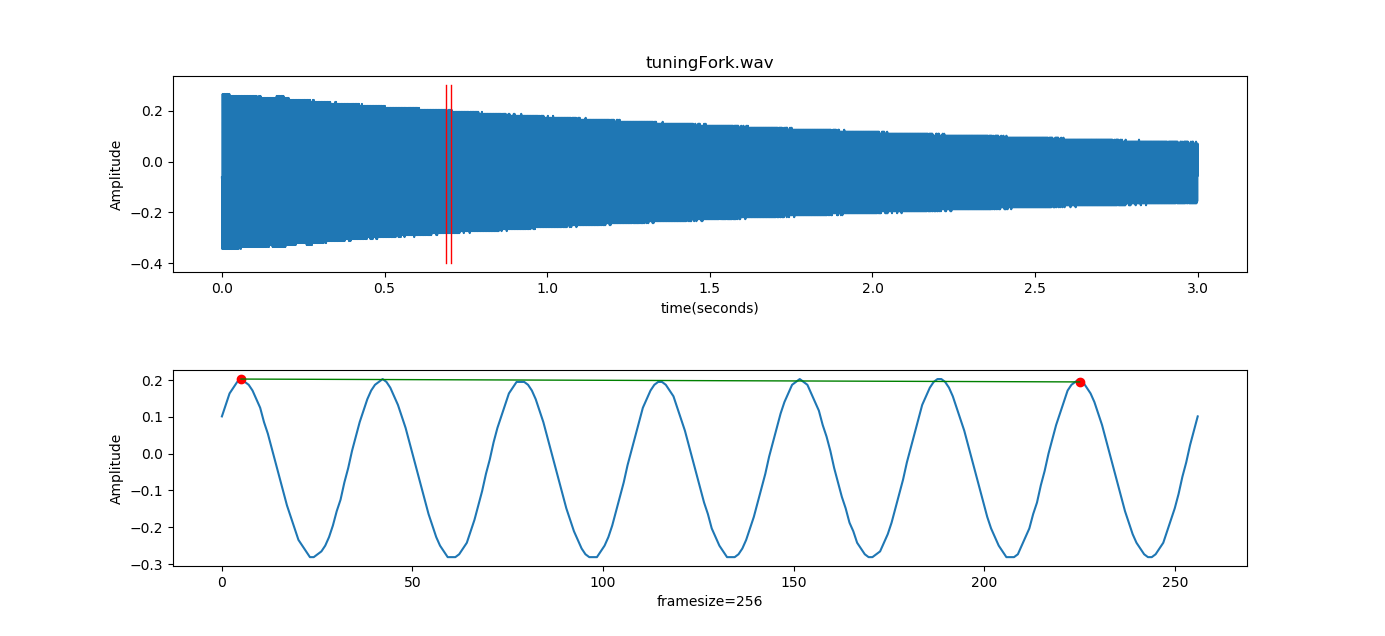

This chart was generated by the following Python code:
import scipy.io.wavfile as wav
import matplotlib.pyplot as plt
import numpy as np
# B10417022 李政瑩
rate, signal = wav.read('./tuningFork.wav')
sigSize = np.size(signal)
time = np.linspace(0, sigSize, sigSize) / rate
normal = [(p-2**7)/2**7 for p in signal]
sample = normal[11000:11256]
plt.subplot(2, 1, 1)
plt.subplots_adjust(hspace=0.5)
plt.plot(time, normal)
plt.plot([11000/rate, 11000/rate], [0.3, -0.4], 'r', lw=1)
plt.plot([11256/rate, 11256/rate], [0.3, -0.4], 'r', lw=1)
plt.title("tuningFork.wav")
plt.xlabel("time(seconds)")
plt.ylabel("Amplitude")
plt.subplot(2, 1, 2)
plt.plot(np.linspace(0, 256, 256), sample)
plt.plot(5,sample[5], 'r', marker='o')
plt.plot(225,sample[225], 'r', marker='o')
plt.plot([5, 225], [sample[5], sample[225]], 'g', lw=1)
plt.xlabel("framesize=256")
plt.ylabel("Amplitude")
plt.show()
